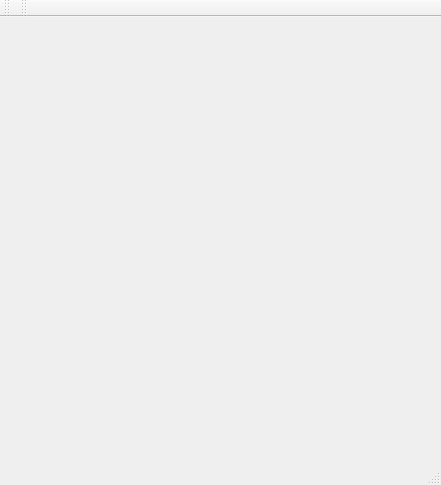
<?xml version="1.0" encoding="UTF-8"?>
<ui version="4.0">
 <class>MainWindow</class>
 <widget class="QMainWindow" name="MainWindow">
  <property name="geometry">
   <rect>
    <x>0</x>
    <y>0</y>
    <width>441</width>
    <height>485</height>
   </rect>
  </property>
  <property name="windowTitle">
   <string>RenderBox</string>
  </property>
  <widget class="QWidget" name="centralWidget">
   <widget class="GLWidget" name="glwidget" native="true">
    <property name="geometry">
     <rect>
      <x>0</x>
      <y>10</y>
      <width>400</width>
      <height>400</height>
     </rect>
    </property>
   </widget>
  </widget>
  <widget class="QMenuBar" name="menuBar">
   <property name="geometry">
    <rect>
     <x>0</x>
     <y>0</y>
     <width>441</width>
     <height>25</height>
    </rect>
   </property>
  </widget>
  <widget class="QToolBar" name="mainToolBar">
   <attribute name="toolBarArea">
    <enum>TopToolBarArea</enum>
   </attribute>
   <attribute name="toolBarBreak">
    <bool>false</bool>
   </attribute>
  </widget>
  <widget class="QStatusBar" name="statusBar"/>
  <widget class="QToolBar" name="toolBar">
   <property name="windowTitle">
    <string>toolBar</string>
   </property>
   <attribute name="toolBarArea">
    <enum>TopToolBarArea</enum>
   </attribute>
   <attribute name="toolBarBreak">
    <bool>false</bool>
   </attribute>
  </widget>
 </widget>
 <layoutdefault spacing="6" margin="11"/>
 <customwidgets>
  <customwidget>
   <class>GLWidget</class>
   <extends>QWidget</extends>
   <header>glwidget.hpp</header>
   <container>1</container>
  </customwidget>
 </customwidgets>
 <resources/>
 <connections/>
</ui>
